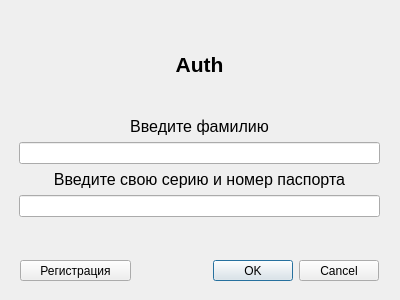
<?xml version="1.0" encoding="UTF-8"?>
<ui version="4.0">
 <class>auth</class>
 <widget class="QDialog" name="auth">
  <property name="geometry">
   <rect>
    <x>0</x>
    <y>0</y>
    <width>400</width>
    <height>300</height>
   </rect>
  </property>
  <property name="sizePolicy">
   <sizepolicy hsizetype="Preferred" vsizetype="Preferred">
    <horstretch>0</horstretch>
    <verstretch>0</verstretch>
   </sizepolicy>
  </property>
  <property name="windowTitle">
   <string>Dialog</string>
  </property>
  <widget class="QWidget" name="verticalLayoutWidget">
   <property name="geometry">
    <rect>
     <x>19</x>
     <y>19</y>
     <width>361</width>
     <height>231</height>
    </rect>
   </property>
   <layout class="QVBoxLayout" name="verticalLayout">
    <item>
     <spacer name="verticalSpacer">
      <property name="orientation">
       <enum>Qt::Vertical</enum>
      </property>
      <property name="sizeHint" stdset="0">
       <size>
        <width>20</width>
        <height>40</height>
       </size>
      </property>
     </spacer>
    </item>
    <item>
     <widget class="QLabel" name="label">
      <property name="font">
       <font>
        <pointsize>16</pointsize>
        <weight>75</weight>
        <bold>true</bold>
       </font>
      </property>
      <property name="text">
       <string>Auth</string>
      </property>
      <property name="alignment">
       <set>Qt::AlignCenter</set>
      </property>
     </widget>
    </item>
    <item>
     <spacer name="verticalSpacer_3">
      <property name="orientation">
       <enum>Qt::Vertical</enum>
      </property>
      <property name="sizeHint" stdset="0">
       <size>
        <width>20</width>
        <height>40</height>
       </size>
      </property>
     </spacer>
    </item>
    <item>
     <widget class="QLabel" name="label_4">
      <property name="font">
       <font>
        <pointsize>12</pointsize>
       </font>
      </property>
      <property name="text">
       <string>Введите фамилию</string>
      </property>
      <property name="alignment">
       <set>Qt::AlignCenter</set>
      </property>
     </widget>
    </item>
    <item>
     <widget class="QLineEdit" name="lineEdit"/>
    </item>
    <item>
     <widget class="QLabel" name="label_2">
      <property name="font">
       <font>
        <pointsize>12</pointsize>
       </font>
      </property>
      <property name="text">
       <string>Введите свою серию и номер паспорта</string>
      </property>
      <property name="alignment">
       <set>Qt::AlignCenter</set>
      </property>
     </widget>
    </item>
    <item>
     <widget class="QLineEdit" name="lineEdit_2">
      <property name="inputMethodHints">
       <set>Qt::ImhHiddenText|Qt::ImhNoAutoUppercase|Qt::ImhNoPredictiveText|Qt::ImhSensitiveData</set>
      </property>
      <property name="echoMode">
       <enum>QLineEdit::Password</enum>
      </property>
      <property name="clearButtonEnabled">
       <bool>false</bool>
      </property>
     </widget>
    </item>
    <item>
     <spacer name="verticalSpacer_2">
      <property name="orientation">
       <enum>Qt::Vertical</enum>
      </property>
      <property name="sizeHint" stdset="0">
       <size>
        <width>20</width>
        <height>40</height>
       </size>
      </property>
     </spacer>
    </item>
   </layout>
  </widget>
  <widget class="QPushButton" name="pushButton">
   <property name="geometry">
    <rect>
     <x>20</x>
     <y>260</y>
     <width>111</width>
     <height>21</height>
    </rect>
   </property>
   <property name="text">
    <string>Регистрация</string>
   </property>
  </widget>
  <widget class="QDialogButtonBox" name="buttonBox">
   <property name="geometry">
    <rect>
     <x>138</x>
     <y>260</y>
     <width>241</width>
     <height>21</height>
    </rect>
   </property>
   <property name="orientation">
    <enum>Qt::Horizontal</enum>
   </property>
   <property name="standardButtons">
    <set>QDialogButtonBox::Cancel|QDialogButtonBox::Ok</set>
   </property>
   <property name="centerButtons">
    <bool>false</bool>
   </property>
  </widget>
 </widget>
 <resources/>
 <connections>
  <connection>
   <sender>buttonBox</sender>
   <signal>accepted()</signal>
   <receiver>auth</receiver>
   <slot>accept()</slot>
   <hints>
    <hint type="sourcelabel">
     <x>248</x>
     <y>254</y>
    </hint>
    <hint type="destinationlabel">
     <x>157</x>
     <y>274</y>
    </hint>
   </hints>
  </connection>
  <connection>
   <sender>buttonBox</sender>
   <signal>rejected()</signal>
   <receiver>auth</receiver>
   <slot>reject()</slot>
   <hints>
    <hint type="sourcelabel">
     <x>316</x>
     <y>260</y>
    </hint>
    <hint type="destinationlabel">
     <x>286</x>
     <y>274</y>
    </hint>
   </hints>
  </connection>
 </connections>
</ui>
